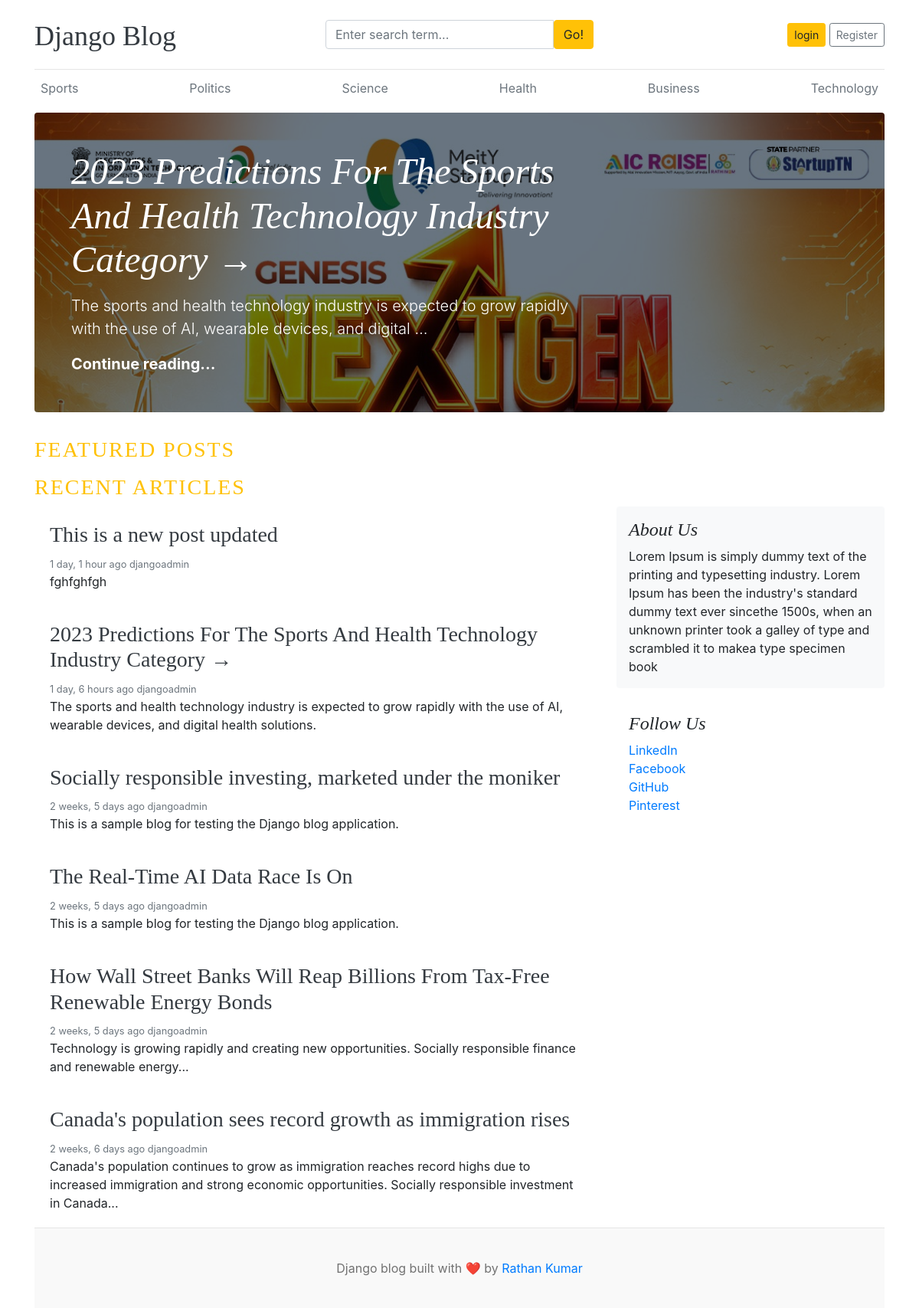
The page / on the database its author committed.
### blog/models.py (models this page shows, shortened)
class Category(models.Model):
    category_name = models.CharField(max_length=50, unique=True)
    created_at = models.DateTimeField(auto_now_add=True)
    updated_at = models.DateTimeField(auto_now=True)
    class Meta:
        verbose_name_plural = "categories"

class Blog(models.Model):
    title = models.CharField(max_length=100)
    slug = models.SlugField(max_length=150, unique=True, blank=True)
    category = models.ForeignKey(Category, on_delete=models.CASCADE)
    author = models.ForeignKey(User, on_delete=models.CASCADE)
    featured_image = models.ImageField(upload_to='uploads/%Y/%m/%d')
    short_description = models.TextField(max_length=500)
    blog_body = models.TextField(max_length=2000)
    status = models.CharField(max_length=20, choices=STATUS_CHOICES, default="Draft")
    is_featured = models.BooleanField(default=False)
    created_at = models.DateTimeField(auto_now_add=True)
    updated_at = models.DateTimeField(auto_now=True)

### assignments/models.py (models this page shows, shortened)
class About(models.Model):
    about_heading = models.CharField(max_length=25)
    about_description = models.TextField(max_length=255)
    created_at = models.DateTimeField(auto_now_add=True)
    updated_at = models.DateTimeField(auto_now=True)
    class Meta:
        verbose_name_plural = "About"

class SocialLink(models.Model):
    platform = models.CharField(max_length=25)
    link = models.URLField(max_length=25)
    created_at = models.DateTimeField(auto_now_add=True)
    updated_at = models.DateTimeField(auto_now=True)

### blog_main/views.py (the view)
# urls.py: path('', views.home, name='home'),
def home(request):
    categories = Category.objects.all()
    featured_posts = Blog.objects.filter(
        is_featured=True,
        status='Published'
    )
    posts = Blog.objects.filter(
        status='Published'
    ).order_by('-created_at')
    about = About.objects.first()
    social_links = SocialLink.objects.all()
    context = {
        'categories': categories,
        'featured_posts': featured_posts,
        'posts': posts,
        'about': about,
        'social_links': social_links,
    }
    return render(request, 'home.html', context)

### blog/context_processors.py (called while the page is built)
def get_categories(request):
    categories = Category.objects.all()
    return dict(categories=categories)

def get_social_links(request):
    social_links = SocialLink.objects.all()
    return dict(social_links=social_links)

### blog_main/templates/home.html (shortened to what this page needs)
{% extends 'base.html' %}
{% block content %}
{% for post in featured_posts %}
    {% if forloop.first %}
    <div class="jumbotron p-3 p-md-5 text-white rounded bg-dark"
         style="background-image: url({{ post.featured_image.url }});
                background-blend-mode: overlay;
                background-size: cover;">
        <div class="col-md-8 px-0">
            <h1 class="display-4 font-italic">
                {{ post.title }}
            </h1>
            <p class="lead my-3">
                {{ post.short_description|truncatewords:20 }}
            </p>
            <p class="lead mb-0">
                <a href="{% url 'blogs' post.slug %}"
                   class="text-white font-weight-bold">
                    Continue reading...
                </a>
            </p>
        </div>
    </div>
    {% endif %}
{% endfor %}
<h3 class="text-uppercase text-warning"
    style="letter-spacing: 2px;">
    Featured Posts
</h3>
<h3 class="text-uppercase text-warning"
    style="letter-spacing: 2px;">
    Recent Articles
</h3>
<main role="main" class="container p-0">
    <div class="row">
        <div class="col-md-8 blog-main">
            {% for post in posts %}
            <div class="card border-0">
                <div class="card-body">
                    <h3>
                        <a href="{% url 'blogs' post.slug %}"
                           class="text-dark">
                            {{ post.title }}
                        </a>
                    </h3>
                    <small class="mb-1 text-muted">
                        {{ post.created_at|timesince }} ago
                        {{ post.author }}
                    </small>
                    <p class="card-text">
                        {{ post.short_description }}
                    </p>
                </div>
            </div>
            {% endfor %}
        </div>
        <aside class="col-md-4 blog-sidebar">
            <div class="p-3 mb-3 bg-light rounded">
                <h4 class="font-italic">
                    {{ about.about_heading }}
                </h4>
                <p class="mb-0">
                    {{ about.about_description }}
                </p>
            </div>
            {% if social_links %}
            <div class="p-3">
                <h4 class="font-italic">
                    Follow Us
                </h4>
                <ol class="list-unstyled">
                    {% for i in social_links %}
                    <li>
                        <a href="{{ i.link }}" target="_blank">
                            {{ i.platform }}
                        </a>
                    </li>
                    {% endfor %}
                </ol>
            </div>
            {% endif %}
        </aside>
    </div>
</main>
{% endblock %}

### blog_main/templates/base.html (shortened to what this page needs)
{% load static %}
<!DOCTYPE html>
<html lang="en">
<head>
    <link href="https://getbootstrap.com/docs/4.0/dist/css/bootstrap.min.css" rel="stylesheet">
    <link href="{% static 'css/blog.css' %}" rel="stylesheet">
    <link rel="stylesheet"
      href="https://cdnjs.cloudflare.com/ajax/libs/font-awesome/4.7.0/css/font-awesome.min.css">
</head>
<body>
<div class="container">
    <header class="blog-header py-3">
        <div class="row flex-nowrap justify-content-between align-items-center">
            <div class="col-4 pt-1">
                <a class="blog-header-logo text-dark" href="/">
                    Django Blog
                </a>
            </div>
            <div class="col-4">
                <form action="{% url 'search' %}" method="GET">
                    <div class="input-group">
                        <input
                            class="form-control"
                            type="text"
                            name="keyword" value="{{ keyword }}"
                            placeholder="Enter search term..."
                            aria-label="Enter search term..."
                        >
                        <button
                            type="submit"
                            class="btn btn-warning"
                            id="button-search">
                            Go!
                        </button>
                    </div>
                </form>
            </div>
<div class="col-4 d-flex justify-content-end align-items-center">
    {% if not user.is_authenticated %}
    <a class="btn btn-sm btn-warning" href="{% url 'login' %}">
        login
    </a>
    <a class="btn btn-sm btn-outline-secondary" href="{% url 'register' %}">
    Register
</a>
{% else %}
<span><a href="{% url 'dashboard' %}">Dashboard</a></span>
<span>
    <a href="{% url 'logout' %}">Logout</a>
</span>
&emsp;
{% endif %}
</div>
        </div>
    </header>
    <div class="nav-scroller py-1 mb-2">
        <nav class="nav d-flex justify-content-between">
            {% for cat in categories %}
                <a
                    class="p-2 text-muted"
                    href="{% url 'posts_by_category' cat.id %}">
                    {{ cat.category_name }}
                </a>
            {% endfor %}
        </nav>
    </div>
    {% block content %}
    {% endblock %}
    <footer class="blog-footer">
        <p>
            Django blog built with ❤️ by
            <a href="#">Rathan Kumar</a>
        </p>
    </footer>
</div>
</body>
</html>

### blog_main/static/blog.css (style rules this page uses)
.blog-header { border-bottom: 1px solid #e5e5e5; }
.blog-header-logo { font-family: "Playfair Display", Georgia, "Times New Roman", serif; font-size: 2.25rem; }
h1, h2, h3, h4, h5, h6 { font-family: "Playfair Display", Georgia, "Times New Roman", serif; }
.display-4 { font-size: 2.5rem; }
@media (min-width: 768px) { .display-4 { font-size: 3rem; } }
.blog-footer { padding: 2.5rem 0; color: #727272; text-align: center; background-color: #f9f9f9; border-top: .05rem solid #e5e5e5; }
.blog-footer p:last-child { margin-bottom: 0; }

### rows shown on the page
Category: category_name "Sports"
Category: category_name "Politics"
Category: category_name "Science"
Category: category_name "Health"
Category: category_name "Business"
Category: category_name "Technology"
Blog: featured_image (picture), title "2023 Predictions For The Sports And Health Technology Industry Category →", short_description "The sports and health technology industry is expected to grow rapidly with the use of AI, wearable devices, and digital …", created_at "1 day, 6 hours", author "djangoadmin", short_description "The sports and health technology industry is expected to grow rapidly with the use of AI, wearable devices, and digital health solutions."
Blog: title "This is a new post updated", created_at "1 day, 1 hour", author "djangoadmin", short_description "fghfghfgh"
Blog: title "Socially responsible investing, marketed under the moniker", created_at "2 weeks, 5 days", author "djangoadmin", short_description "This is a sample blog for testing the Django blog application."
Blog: title "The Real-Time AI Data Race Is On", created_at "2 weeks, 5 days", author "djangoadmin", short_description "This is a sample blog for testing the Django blog application."
Blog: title "How Wall Street Banks Will Reap Billions From Tax-Free Renewable Energy Bonds", created_at "2 weeks, 5 days", author "djangoadmin", short_description "Technology is growing rapidly and creating new opportunities. Socially responsible finance and renewable energy..."
Blog: title "Canada's population sees record growth as immigration rises", created_at "2 weeks, 6 days", author "djangoadmin", short_description "Canada's population continues to grow as immigration reaches record highs due to increased immigration and strong economic opportunities. Socially responsible investment in Canada..."
About: about_heading "About Us", about_description "Lorem Ipsum is simply dummy text of the printing and typesetting industry. Lorem Ipsum has been the industry's standard dummy text ever sincethe 1500s, when an unknown printer took a galley of type and scrambled it to makea type specimen book"
SocialLink: platform "LinkedIn"
SocialLink: platform "Facebook"
SocialLink: platform "GitHub"
SocialLink: platform "Pinterest"
